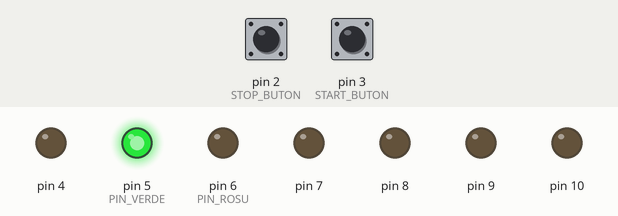
The program below on a simulated Arduino Uno, built with avr-gcc and run on an emulated ATmega328P. Parts: output pins drawn as LEDs (lit = HIGH). Dashed ring = blinking. The test bench sets the inputs (shaded band); at power-on: pin 3 (START_BUTON) HIGH, pin 2 (STOP_BUTON) HIGH.

Above: at 1.2 s.
1.3 s: pin 3 (START_BUTON) pulled LOW for 0.15 s
At 1.7 s:
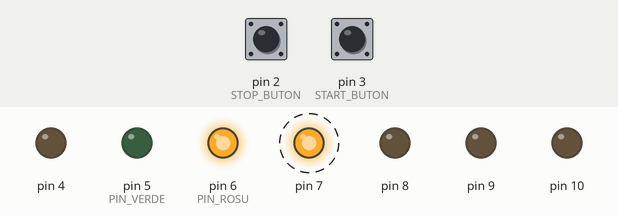
4.3 s: pin 2 (STOP_BUTON) pulled LOW for 3.2 s
At 4.7 s:
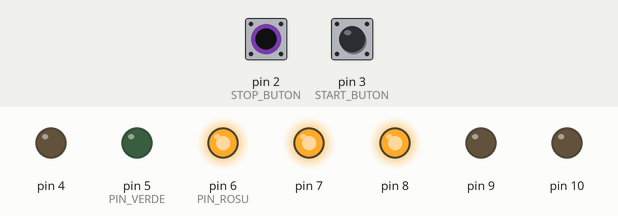
9.0 s: pin 3 (START_BUTON) pulled LOW for 1 s
At 9.9 s:
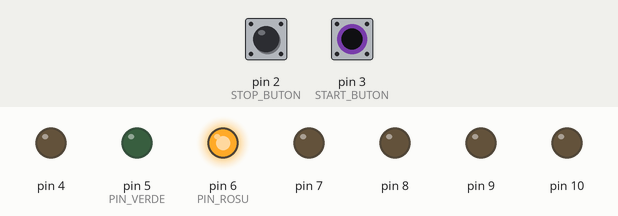
Timing chart, 0 to 25.0 s (numbered marks = the images above; inputs shaded):
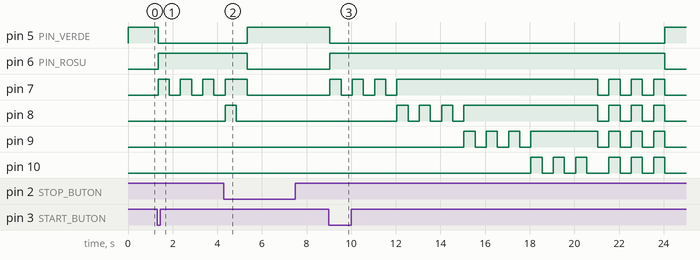

Measured:
- after the input at 1.3 s, pin 5 (PIN_VERDE): HIGH → LOW after 0.05 s; pin 6 (PIN_ROSU): LOW → HIGH after 0.05 s; pin 7: alternates HIGH for 0.50 s and LOW for 0.50 s, starting after 0.05 s
- after the input at 4.3 s, pin 5 (PIN_VERDE): LOW → HIGH after 1.1 s; pin 6 (PIN_ROSU): HIGH → LOW after 1.1 s; pin 8: goes on until 4.9 s, then stays LOW; pin 9: stops changing and stays LOW
- after the input at 9.0 s, pin 5 (PIN_VERDE): HIGH → LOW after 0.05 s, → HIGH 15.0 s later; pin 6 (PIN_ROSU): LOW → HIGH after 0.05 s, → LOW 15.0 s later

The program:

main.cpp
```cpp
#include <Arduino.h>

#define PIN_ROSU 6
#define PIN_VERDE 5

#define LED_ALBASTRU_1 7
#define LED_ALBASTRU_4 10

#define START_BUTON 3
#define STOP_BUTON 2

// variabile pentru debouncing
int startButtonState = HIGH, lastStartButtonState = HIGH;
int stopButtonState = HIGH, lastStopButtonState = HIGH;
unsigned long lastDebounceTimeStart = 0, lastDebounceTimeStop = 0;
const unsigned long debounceDelayStart = 50, debounceDelayStop = 1000;

// flags
bool isCharging = false;
bool stopChargingFlag = false;
bool chargingStopped = false;

// timer pentru butonul apasat
unsigned long stopButtonPressTime = 0;

// starile butoanelor si debouncing
void handleButtonPresses() {
  // buton pt start
  int readingStart = digitalRead(START_BUTON);
  if (readingStart != lastStartButtonState) {
    lastDebounceTimeStart = millis();
  }
  if ((millis() - lastDebounceTimeStart) > debounceDelayStart) {
    if (readingStart != startButtonState) {
      startButtonState = readingStart;
      if (startButtonState == LOW && !isCharging) {  // incepe incarcarea daca nu functioneaza deja
        isCharging = true;  // setare flag
      }
    }
  }
  lastStartButtonState = readingStart;

  // buton de stop
  int readingStop = digitalRead(STOP_BUTON);
  if (readingStop != lastStopButtonState) {
    lastDebounceTimeStop = millis();
    if (readingStop == LOW) {
      stopButtonPressTime = millis(); // durata apasarii butonului
    }
  }
  if ((millis() - lastDebounceTimeStop) > debounceDelayStop) {
    if (readingStop == LOW && (millis() - stopButtonPressTime > 1000)) {
      stopChargingFlag = true; // flag pentru oprirea incarcarii
    }
  }
  lastStopButtonState = readingStop;
}

// setarea led-ului RGB
void setRGBState(bool isCharging) {
  if (isCharging) {
    digitalWrite(PIN_ROSU, HIGH);   // rosu daca se incarca
    digitalWrite(PIN_VERDE, LOW);
  } else {
    digitalWrite(PIN_ROSU, LOW);    // verde daca statia este libera
    digitalWrite(PIN_VERDE, HIGH);
  }
}

// setarea led-urilor pe modul OFF
void resetChargingLEDs() {
  for (int led = LED_ALBASTRU_1; led <= LED_ALBASTRU_4; led++) {
    digitalWrite(led, LOW);
  }
}

// aprinderea led-urilor odata cu terminarea incarcarii
void blinkChargingCompletion() {
  for (int i = 0; i < 3; i++) {
    resetChargingLEDs();
    delay(500);
    for (int led = LED_ALBASTRU_1; led <= LED_ALBASTRU_4; led++) {
      digitalWrite(led, HIGH);
    }
    delay(500);
  }
  resetChargingLEDs(); // stingerea LED-urilor dupa blinking
}

// functie pentru incarcare
void chargingProcess() {
  chargingStopped = false;
  stopChargingFlag = false; // resetare flag inaintea incarcarii

  for (int led = LED_ALBASTRU_1; led <= LED_ALBASTRU_4 && !chargingStopped; led++) {
    // LED-ul se aprinde de 3 ori
    for (int blink = 0; blink < 3 && !chargingStopped; blink++) {
      digitalWrite(led, HIGH);
      delay(500);
      digitalWrite(led, LOW);
      delay(500);
      handleButtonPresses(); // verificare buton de stop in timpul blinking-ului
      if (stopChargingFlag) {
        chargingStopped = true; // daca butonul de stop este apasat, se opreste incarcarea
      }
    }
    digitalWrite(led, HIGH); // LED-ul ramane aprins dupa blinking
  }
}

// functie pentru inceperea incarcarii
void startCharging() {
  setRGBState(true); // se incarca - RGB este setat pe rosu
  chargingProcess(); // se executa incarcarea

  if (!chargingStopped) {
    blinkChargingCompletion(); // LED-urile fac blinking daca incarcarea s-a terminat
  }

  resetChargingLEDs(); // resetarea LED-urilor dupa terminarea incarcarii
  setRGBState(false);  // led-ul RGB setat pe free - verde
  isCharging = false;  // flag-ul este resetat pe false dupa terminarea incarcarii
}

// functie pentru initializarea pinilor si a sistemului
void setup() {
  Serial.begin(9600);

  // pinii setati pentru output
  for (int pin = 4; pin <= 10; pin++) {
    pinMode(pin, OUTPUT);
  }

  pinMode(START_BUTON, INPUT_PULLUP);
  pinMode(STOP_BUTON, INPUT_PULLUP);

  // starea initiala este free - verde
  setRGBState(false);
  resetChargingLEDs();
}

// incarcarea si apasarea butoanelor
void loop() {
  handleButtonPresses();  // gestionarea apasarii butoanelor

  if (isCharging) {
    startCharging(); // incepe incarcarea
  }
}
```
